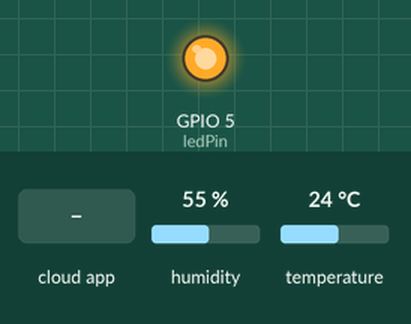
Simulated run of this sketch. Board: ESP32. Shown: output pins drawn as LEDs (lit = HIGH). Inputs (shaded band) come from the test bench; at power-on: humidity 55 %, temperature 24 °C. What the sketch prints to the serial monitor is not drawn.

Above: at 2.7 s.
2.8 s: the phone or cloud app sets 0 to 1
At 7.5 s:
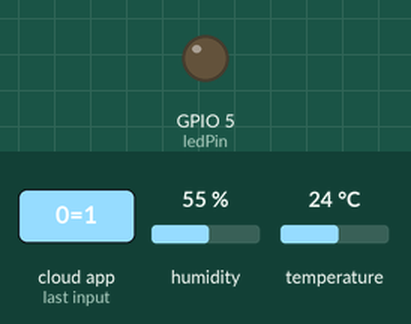
11.0 s: the phone or cloud app sets 0 to 0
At 15.2 s:
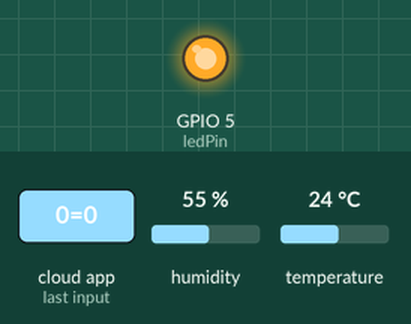
Timing chart, 0 to 16.7 s (numbered marks = the images above; inputs shaded):
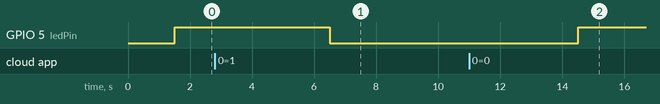

Measured:
- after the input at 2.8 s, GPIO 5 (ledPin): HIGH → LOW after 3.7 s
- after the input at 11.0 s, GPIO 5 (ledPin): LOW → HIGH after 3.5 s

The sketch:

Cayenne_Sensor_Suhu.ino
```cpp
#define CAYENNE_DEBUG
#define CAYENNE_PRINT Serial
#include <CayenneMQTTESP32.h>
#include "DHT.h"
#define DHTPIN 4
#define DHTTYPE DHT22

DHT dht(DHTPIN, DHTTYPE);
const int ledPin = 5;

// WiFi network info.
char ssid[] = "HernaningErika";
char wifiPassword[] = "TEB12345";

// Cayenne authentication info. This should be obtained from the Cayenne Dashboard.
char username[] = "86d93fd0-7f71-11ed-8d53-d7cd1025126a";
char password[] = "f3157a2b11886d0ff51aeca1113dba27aafcf34d";
char clientID[] = "8902e120-7f72-11ed-b193-d9789b2af62b";

unsigned long lastMillis = 0;

void setup() {
	Serial.begin(9600);
	Cayenne.begin(username, password, clientID, ssid, wifiPassword);
  pinMode(ledPin, OUTPUT);
  digitalWrite(ledPin, HIGH);
  dht.begin();
}

void loop() {
	Cayenne.loop();
   delay(3000);
   float h = dht.readHumidity();
float t = dht.readTemperature();
   if (isnan(h) || isnan(t)){
    Serial.println(F("Failed to read from DHT sensor!"));
    return;
  }
  Serial.print(F("Humidity: "));
  Serial.print(h);
  Serial.print(F("%  Temperature: "));
  Serial.print(t);


}

// Default function for sending sensor data at intervals to Cayenne.
// You can also use functions for specific channels, e.g CAYENNE_OUT(1) for sending channel 1 data.
CAYENNE_OUT_DEFAULT()
{
	// Write data to Cayenne here. This example just sends the current uptime in milliseconds on virtual channel 0.
	Cayenne.virtualWrite(0, millis());
	// Some examples of other functions you can use to send data.
	Cayenne.celsiusWrite(1, 22.0);
	Cayenne.luxWrite(2, 700);
	Cayenne.virtualWrite(3, 50, TYPE_PROXIMITY, UNIT_CENTIMETER);
}

// Default function for processing actuator commands from the Cayenne Dashboard.
// You can also use functions for specific channels, e.g CAYENNE_IN(1) for channel 1 commands.
CAYENNE_IN(0)
{
  digitalWrite(ledPin, !getValue.asInt());
  digitalWrite(5, !getValue.asInt());
}
CAYENNE_IN_DEFAULT()
{
	CAYENNE_LOG("Channel %u, value %s", request.channel, getValue.asString());
	//Process message here. If there is an error set an error message using getValue.setError(), e.g getValue.setError("Error message");
}
```
